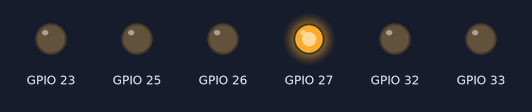
A program run on a simulated ESP32. Parts: output pins drawn as LEDs (lit = HIGH).

Above: at 0.1 s.
At 0.9 s:
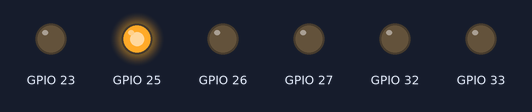
At 1.3 s:
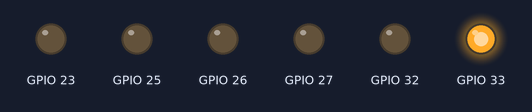
At 2.7 s:
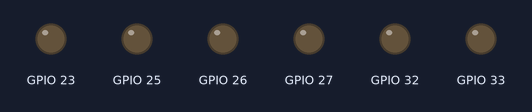
At 4.1 s:
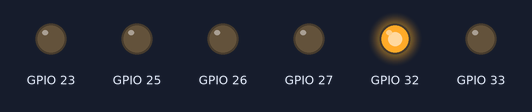
At 5.3 s:
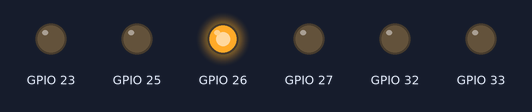
Timing chart, 0 to 5.6 s (numbered marks = the images above):
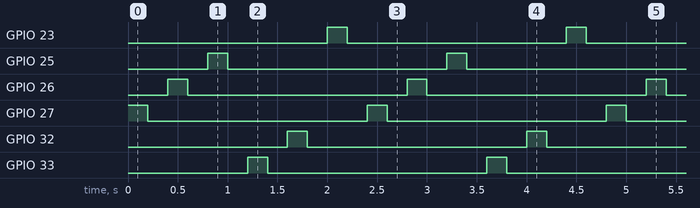

Measured:
- by itself, GPIO 23, GPIO 25–27, GPIO 32, GPIO 33: alternates HIGH for 0.20 s and LOW for 2.2 s
- by itself, everything shown: repeats every 2.4 s, in 12 steps

The program:

main.cpp
```cpp
/*
 * @Author: vulpex 2267339737@qq.com
 * @Date: 2025-05-01 17:30:54
 * @LastEditors: vulpex 2267339737@qq.com
 * @LastEditTime: 2025-05-01 20:09:44
 * @FilePath: \hw2\src\main.cpp
 * @Description: 这是默认设置,请设置`customMade`, 打开koroFileHeader查看配置 进行设置: https://github.com/OBKoro1/koro1FileHeader/wiki/%E9%85%8D%E7%BD%AE
 */
#include <Arduino.h>

// put function declarations here:

void setup() {
  // put your setup code here, to run once:
pinMode(27, OUTPUT);
pinMode(26, OUTPUT);
pinMode(25, OUTPUT);
pinMode(33, OUTPUT);
pinMode(32, OUTPUT);
pinMode(23, OUTPUT);

}

void loop() {
  // put your main code here, to run repeatedly:
  digitalWrite(27, HIGH);
  delay(200);
  digitalWrite(27, LOW);
  delay(200);
  digitalWrite(26, HIGH);
  delay(200);
  digitalWrite(26, LOW);
  delay(200);
  digitalWrite(25, HIGH);
  delay(200);
  digitalWrite(25, LOW);
  delay(200);
  digitalWrite(33, HIGH);
  delay(200);
  digitalWrite(33, LOW);
  delay(200);
  digitalWrite(32, HIGH);
  delay(200);
  digitalWrite(32, LOW);
  delay(200);
  digitalWrite(23, HIGH);
  delay(200);
  digitalWrite(23, LOW);
  delay(200);
}

// put function definitions here:
```
